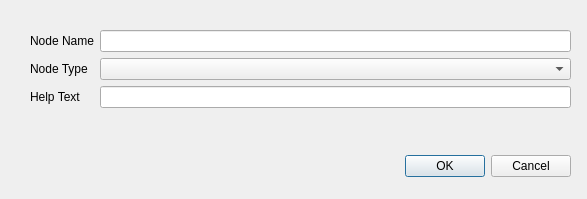
<?xml version="1.0" encoding="UTF-8"?>
<ui version="4.0">
 <class>Dialog</class>
 <widget class="QDialog" name="Dialog">
  <property name="geometry">
   <rect>
    <x>0</x>
    <y>0</y>
    <width>587</width>
    <height>199</height>
   </rect>
  </property>
  <property name="windowTitle">
   <string>New Node</string>
  </property>
  <widget class="QDialogButtonBox" name="buttonBox">
   <property name="geometry">
    <rect>
     <x>10</x>
     <y>150</y>
     <width>561</width>
     <height>32</height>
    </rect>
   </property>
   <property name="orientation">
    <enum>Qt::Horizontal</enum>
   </property>
   <property name="standardButtons">
    <set>QDialogButtonBox::Cancel|QDialogButtonBox::Ok</set>
   </property>
  </widget>
  <widget class="QWidget" name="formLayoutWidget">
   <property name="geometry">
    <rect>
     <x>30</x>
     <y>30</y>
     <width>541</width>
     <height>111</height>
    </rect>
   </property>
   <layout class="QFormLayout" name="formLayout">
    <item row="0" column="0">
     <widget class="QLabel" name="nodeNameLabel">
      <property name="text">
       <string>Node Name</string>
      </property>
     </widget>
    </item>
    <item row="0" column="1">
     <widget class="QLineEdit" name="nodeNameLineEdit"/>
    </item>
    <item row="1" column="0">
     <widget class="QLabel" name="nodeTypeLabel">
      <property name="text">
       <string>Node Type</string>
      </property>
     </widget>
    </item>
    <item row="1" column="1">
     <widget class="QComboBox" name="nodeTypeComboBox"/>
    </item>
    <item row="2" column="0">
     <widget class="QLabel" name="helpTestLabel">
      <property name="text">
       <string>Help Text</string>
      </property>
     </widget>
    </item>
    <item row="2" column="1">
     <widget class="QLineEdit" name="helpTextLineEdit"/>
    </item>
   </layout>
  </widget>
 </widget>
 <resources/>
 <connections>
  <connection>
   <sender>buttonBox</sender>
   <signal>accepted()</signal>
   <receiver>Dialog</receiver>
   <slot>accept()</slot>
   <hints>
    <hint type="sourcelabel">
     <x>248</x>
     <y>254</y>
    </hint>
    <hint type="destinationlabel">
     <x>157</x>
     <y>274</y>
    </hint>
   </hints>
  </connection>
  <connection>
   <sender>buttonBox</sender>
   <signal>rejected()</signal>
   <receiver>Dialog</receiver>
   <slot>reject()</slot>
   <hints>
    <hint type="sourcelabel">
     <x>316</x>
     <y>260</y>
    </hint>
    <hint type="destinationlabel">
     <x>286</x>
     <y>274</y>
    </hint>
   </hints>
  </connection>
 </connections>
</ui>
